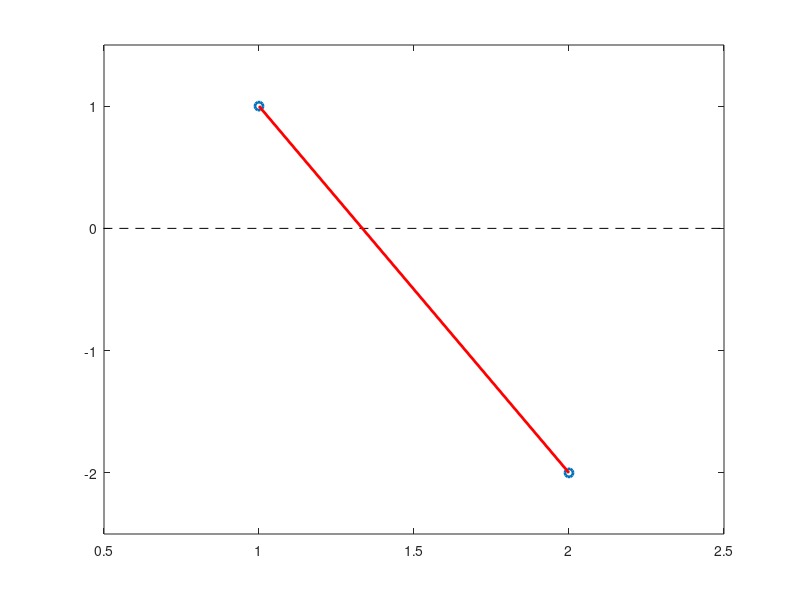

MATLAB code for this plot:
clear all 
close all

x1 = 1;     %set the first degree-of-freedom amplitude (generally normalized to 1)
x2 = -2;    %second degree-of-freedom amplitude

%Plot the dash line to show the zero datum
plot ([0 2.5],[0 0],'--k');
hold on
%plot the amplitudes as circles (x values [1 2] are arbitrary and can be anything
plot ([1 2],[x1 x2],'o','LineWidth',2);

% connect the circles with a line by basically plotting the same 
plot ([1 2],[x1 x2],'r','LineWidth',2);     
                                    
set(gca,'xlim',[0.5 2.5])           % set the x limits accordingly so all of the points are seen
set(gca,'ylim',[min(min([x1 x2])-0.5,-0.5) max(max([x1 x2])+0.5,0.5)])
%same for y limits.